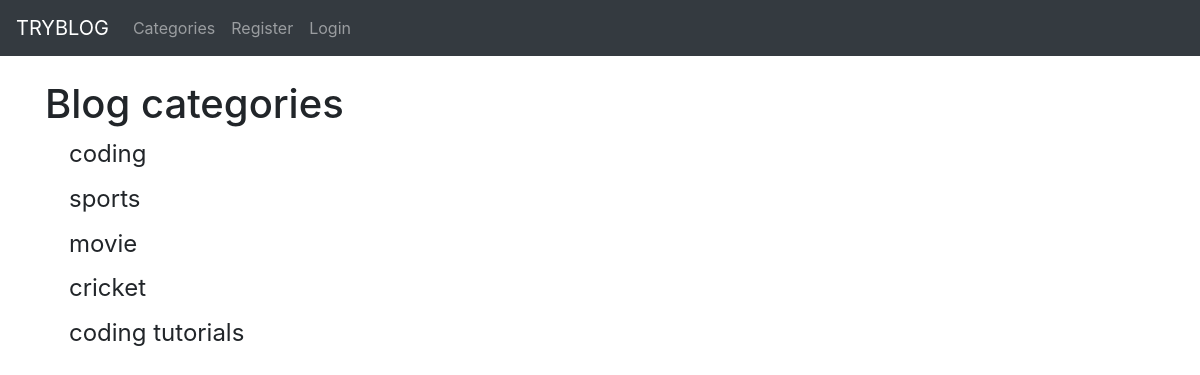
The page /category_list/ on the database its author committed.
### myblog/models.py (models this page shows, shortened)
class Category(models.Model):
    name = models.CharField(max_length=255,default='coding')
    def __str__(self):
        return self.name

### myblog/views.py (the view)
# urls.py: path('category_list/',CategoryListView,name="category_list"),
def CategoryListView(request):
    cat_menu_list = Category.objects.all()
    return render(request,'category_list.html',{'cat_menu_list': cat_menu_list})

### myblog/templates/category_list.html (shortened to what this page needs)
{% extends 'base.html'%}
{% block content %}
<h1>Blog categories</h1>
{% for item in cat_menu_list %}
    <h4><a class="dropdown-item" href="{% url 'category' item|slugify %}">
        {{ item }}
    </a></h4>
{% endfor %}
{% endblock %}

### rows shown on the page
Category: name "coding"
Category: name "sports"
Category: name "movie"
Category: name "cricket"
Category: name "coding tutorials"
